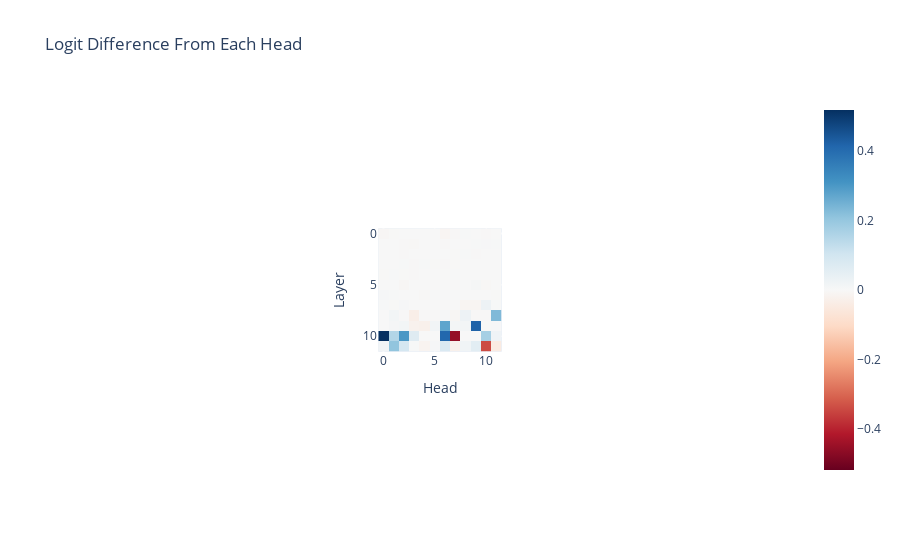

Notebook source saved alongside this figure:
### Code cell
per_head_residual, labels = cache.stack_head_results(
    layer=-1, pos_slice=-1, return_labels=True
)
per_head_logit_diffs = residual_stack_to_logit_diff(per_head_residual, cache)
per_head_logit_diffs = einops.rearrange(
    per_head_logit_diffs,
    "(layer head_index) -> layer head_index",
    layer=model.cfg.n_layers,
    head_index=model.cfg.n_heads,
)
imshow(
    per_head_logit_diffs,
    labels={"x": "Head", "y": "Layer"},
    title="Logit Difference From Each Head",
)

### Figure 1 — Plotly figure (JSON) as saved in the notebook; plotly's stock layout.template omitted (floating-point values rounded to 4 significant figures; data arrays with more than 128 entries replaced by an {"elided": "..."} marker saying what was removed)
{"data": [{"coloraxis": "coloraxis", "hovertemplate": "Head: %{x}<br>Layer: %{y}<br>color: %{z}<extra></extra>", "name": "0", "type": "heatmap", "xaxis": "x", "yaxis": "y", "z": {"elided": "12x12 float values"}}], "layout": {"autosize": true, "coloraxis": {"cmid": 0, "colorscale": [[0, "rgb(103,0,31)"], [0.1, "rgb(178,24,43)"], [0.2, "rgb(214,96,77)"], [0.3, "rgb(244,165,130)"], [0.4, "rgb(253,219,199)"], [0.5, "rgb(247,247,247)"], [0.6, "rgb(209,229,240)"], [0.7, "rgb(146,197,222)"], [0.8, "rgb(67,147,195)"], [0.9, "rgb(33,102,172)"], [1, "rgb(5,48,97)"]]}, "title": {"text": "Logit Difference From Each Head"}, "xaxis": {"anchor": "y", "autorange": true, "constrain": "domain", "domain": [0.4143, 0.5857], "range": [-0.5, 11.5], "scaleanchor": "y", "title": {"text": "Head"}}, "yaxis": {"anchor": "x", "autorange": true, "constrain": "domain", "domain": [0, 1], "range": [11.5, -0.5], "title": {"text": "Layer"}}}}
